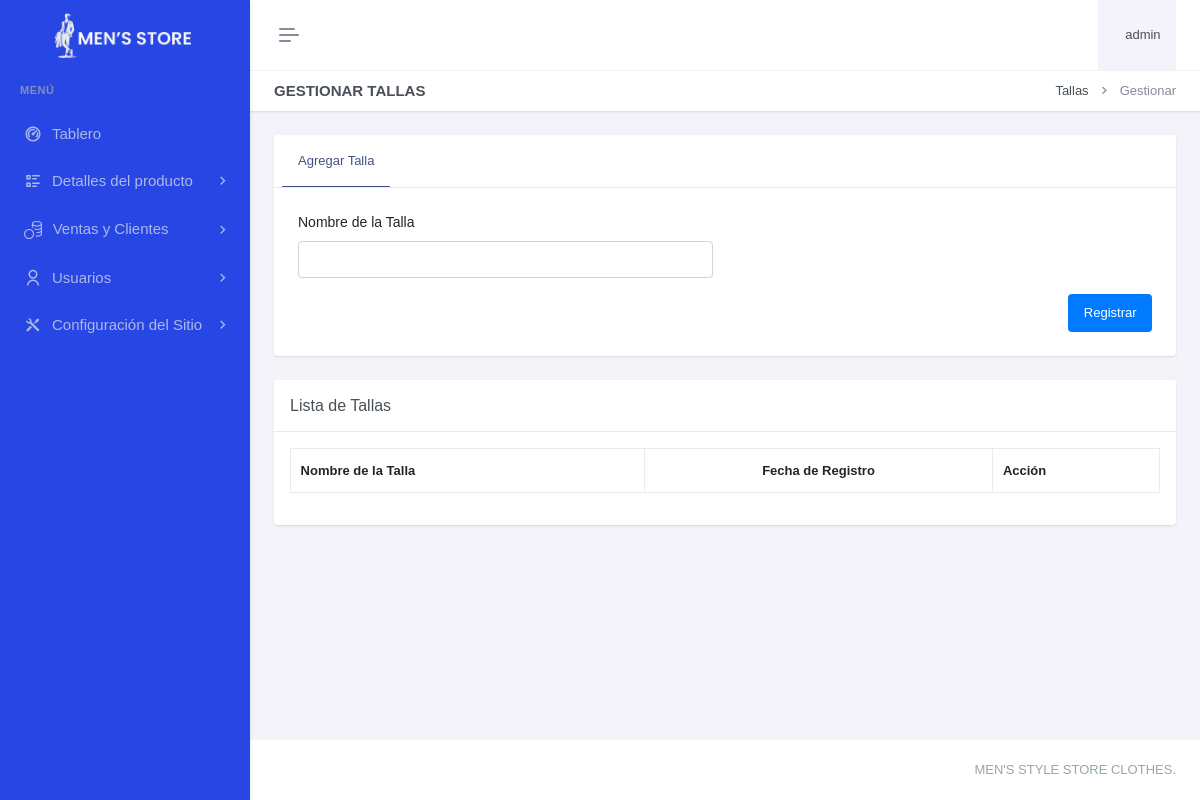
Before: /paneladministrador/detallesproducto/talla/gestionar-talla.php (signed in) with the older database file.
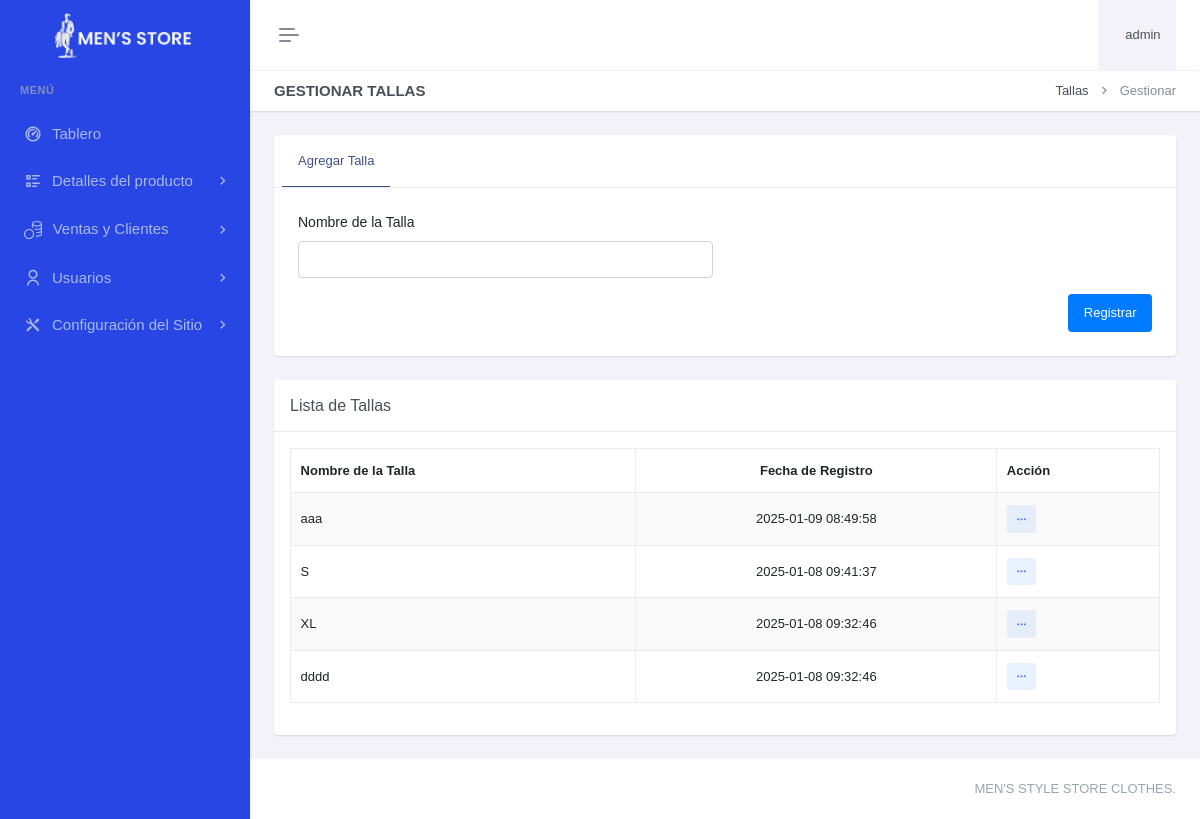
After: the same page with the newer database file.
### tables this page shows
CREATE TABLE `talla` (
  `talId` int(11) NOT NULL,
  `talNombre` varchar(30) DEFAULT NULL,
  `talFechaRegis` datetime DEFAULT current_timestamp()
);

### paneladministrador/detallesproducto/talla/gestionar-talla.php (the view, shortened to what the changed rows need)
<?php
include "../../header.php";
include "../../sidebar.php";
?>
<div class="main-content">
    <div class="page-content">
        <div class="container-fluid">
            <div class="row">
                <div class="col-xxl-9">
                    <div class="card mt-4">
                        <div class="card-body">
                            <table id="example" class="table table-bordered dt-responsive nowrap table-striped align-middle" style="width:100%">
                                <thead>
                                    <tr>
                                        <th>Nombre de la Talla</th>
                                        <th class="text-center">Fecha de Registro</th>
                                        <th class="accion-col">Acción</th>
                                    </tr>
                                </thead>
                                <tbody>
                                    <?php
                                    $query = "SELECT * FROM talla ORDER BY talId DESC";
                                    $result = mysqli_query($con, $query);
                                    while ($row = mysqli_fetch_assoc($result)) {
                                        echo "<tr id='talla-{$row['talId']}'>
                                                <td>{$row['talNombre']}</td>
                                                <td class='text-center'>{$row['talFechaRegis']}</td>
                                                <td>
                                                    <div class='dropdown d-inline-block'>
                                                        <button class='btn btn-soft-secondary btn-sm dropdown' type='button' data-bs-toggle='dropdown' aria-expanded='false'>
                                                            <i class='ri-more-fill align-middle'></i>
                                                        </button>
                                                        <ul class='dropdown-menu dropdown-menu-end'>
                                                            <li><a href='editartalla.php?id={$row['talId']}' class='dropdown-item edit-item-btn'><i class='ri-pencil-fill align-bottom me-2 text-muted'></i> Editar</a></li>
                                                            <li>
                                                                <a href='javascript:void(0);' class='dropdown-item remove-item-btn' onclick='confirmDeleteTalla({$row['talId']})'>
                                                                    <i class='ri-delete-bin-fill align-bottom me-2 text-muted'></i> Eliminar
                                                                </a>
                                                            </li>
                                                        </ul>
                                                    </div>
                                                </td>
                                            </tr>";
                                    }
                                    ?>
                                </tbody>
                            </table>
                        </div>
                    </div>
                </div>
            </div>
        </div>
    </div>
<?php include "../../footer.php"; ?>

Changed rows visible on the page:
added talla: talNombre "aaa", talFechaRegis "2025-01-09 08:49:58"
added talla: talNombre "S", talFechaRegis "2025-01-08 09:41:37"
added talla: talNombre "XL", talFechaRegis "2025-01-08 09:32:46"
added talla: talNombre "dddd", talFechaRegis "2025-01-08 09:32:46"
